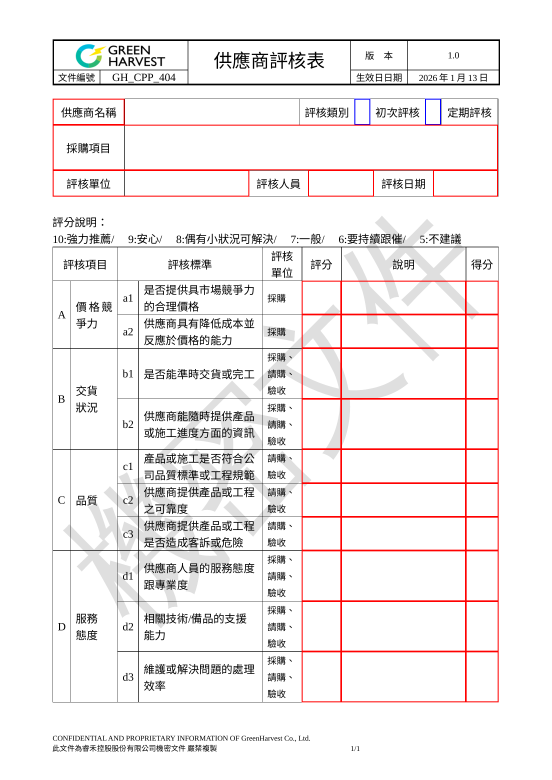
#> input picture calibration_check_p1.png, 1654 x 2339 px (shown at 1/3 size)
$ python -i extract_core.py   (imports and definitions only)
#> lines starting #> are read from the running program, lines starting #| are printed output that depends on the picture; after the words box and inside, x2 and y2 are one past the last pixel; in counts of white or black regions, pixels touching at a corner belong together
#> further down, picture is the input picture: PIL image 1654x2339 RGB; mean R, G, B 242.8, 238.5, 238.6
"""
判讀核心(不依賴 Streamlit)
------------------------------------------------
Streamlit 介面(streamlit_app.py)和判讀 API(api.py)共用這一份程式，
修正一次、兩邊同時生效。

包含：PDF/圖片轉頁面影像、依模板座標對齊與裁切、Vision OCR、勾選判斷、評核表分數檢查。
------------------------------------------------
"""

import json
import os
from io import BytesIO

from PIL import Image

from vision_utils import crop_field, ocr_text, ocr_digits_batch, is_checked, find_label_boxes
from auto_align import (compute_zone_transform, remap_box, compute_row_sequence, remap_box_row_sequence,
                        refine_column_divider, ocr_labels_to_line_seed, snap_cell_x, remap_x_row_local)

RENDER_DPI = 200  # 必須跟 templates/*.json 校正時使用的 DPI 一致
IMAGE_EXTS = (".png", ".jpg", ".jpeg", ".webp", ".bmp", ".tif", ".tiff")


# [4 lines left out: function _warn, not called in this run]


EVAL_ITEMS = ["a1", "a2", "b1", "b2", "c1", "c2", "c3", "d1", "d2", "d3"]
EVAL_BONUS = ["e1", "e2"]


# [43 lines left out: functions _num, check_eval_record, not called in this run]


NUMERIC_SUFFIXES = ("_評分", "_得分", "_加分")
_DIGIT_FIX = str.maketrans({"O": "0", "o": "0", "〇": "0", "Ｏ": "0", "D": "0", "l": "1", "I": "1", "|": "1", "｜": "1", "丨": "1",
                            "q": "9", "g": "9", "Z": "2", "z": "2", "S": "5", "s": "5", "b": "6", "B": "8", "T": "7", "ㄱ": "7", "$": "8", "&": "8",
                            **{chr(0xFF10 + i): str(i) for i in range(10)}, "．": "."})


# [7 lines left out: function clean_number, not called in this run]


def is_numeric_field(name: str) -> bool:
    return name.endswith(NUMERIC_SUFFIXES) or name == "評核總分"


# [9 lines left out: function load_template, not called in this run]


BASE_DIR = os.path.dirname(os.path.abspath(__file__))


# [13 lines left out: function _has_long_hline, not called in this run]


def deskew_page(page_img, max_angle=2.0):
    """
    把掃描歪斜的頁面轉正。用頁面上的橫線(表格框線)量出傾斜角度後反向旋轉。
    掃描檔常有 0.3~0.5 度的歪斜，橫跨整頁的格線左右兩端就會差 5~10px，
    細的格線在比對時會斷掉、找不到，改抓到旁邊較粗的線。
    做法：只留下橫線，在 ±max_angle 度內每 0.05 度試轉一次，挑橫線最「平」的角度。
    沒有橫線、或角度太小(<0.05 度)就原圖回傳。
    """
#> called with max_angle = 2
    import cv2
    import numpy as np
    gray = np.array(page_img.convert("L"))
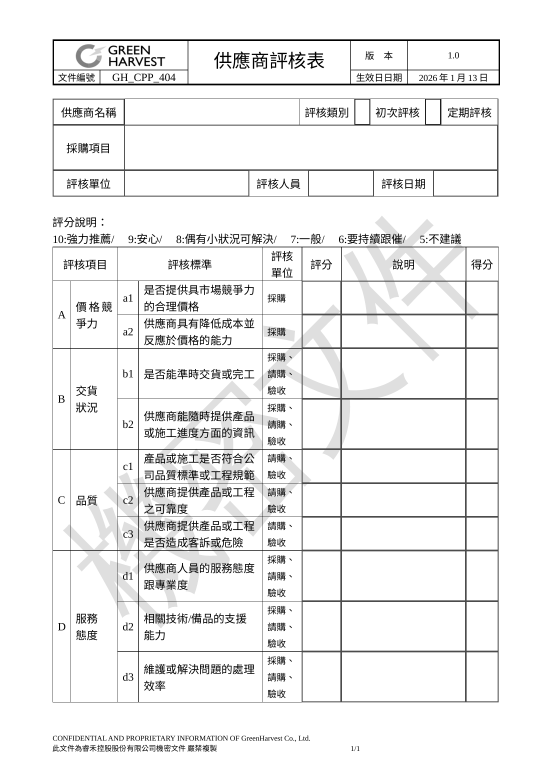
#> gray: shape (2339, 1654) (shown at 1/3 size); min 0, max 255, mean 239.8
    h, w = gray.shape
#> h = 2339; w = 1654
    ink = ((gray < 180) * 255).astype(np.uint8)
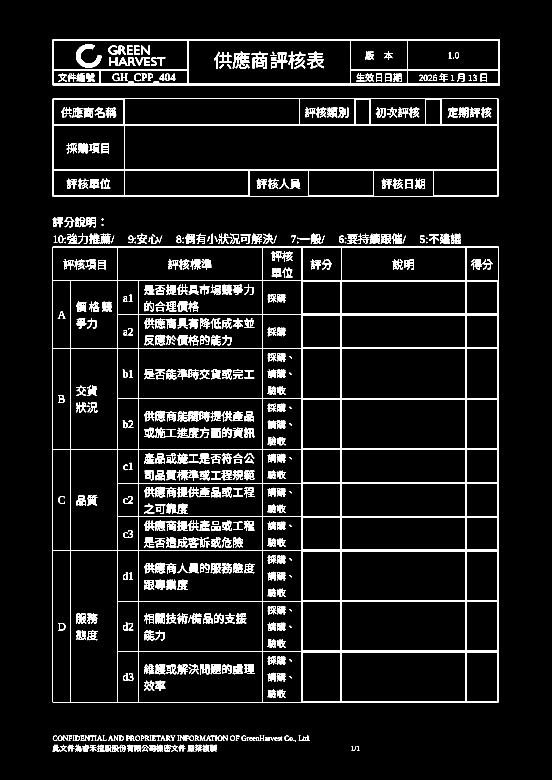
#> ink: shape (2339, 1654) (shown at 1/3 size); 6.5% white; 974 white regions (105 under 20 px), largest, box (x1, y1, x2, y2) and area: (158, 740, 1496, 2107) 70602, (158, 296, 1495, 590) 20665, (158, 118, 1500, 256) 16976
    lines = cv2.morphologyEx(ink, cv2.MORPH_OPEN, cv2.getStructuringElement(cv2.MORPH_RECT, (w // 10, 1)))
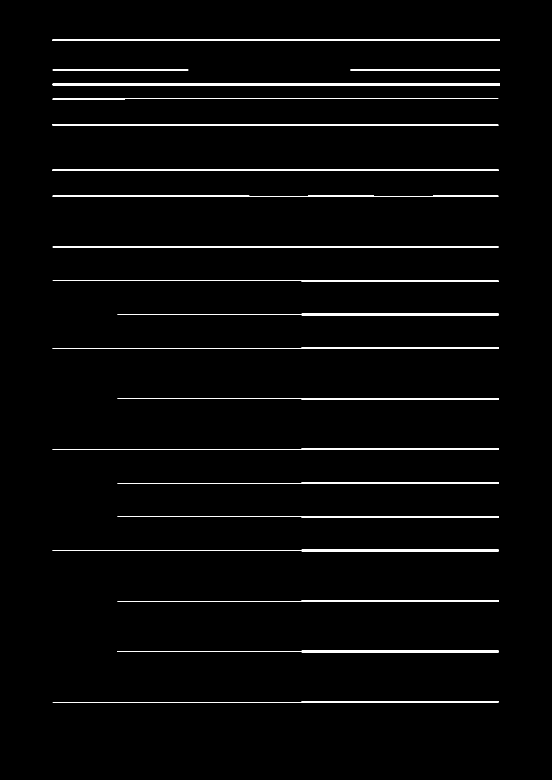
#> lines: shape (2339, 1654) (shown at 1/3 size); 1.9% white; 20 white regions, largest, box (x1, y1, x2, y2) and area: (158, 118, 1500, 123) 6710, (158, 251, 1500, 256) 6710, (158, 508, 1495, 513) 6332
    small = cv2.resize(lines, (w // 2, h // 2), interpolation=cv2.INTER_AREA).astype(np.float32)
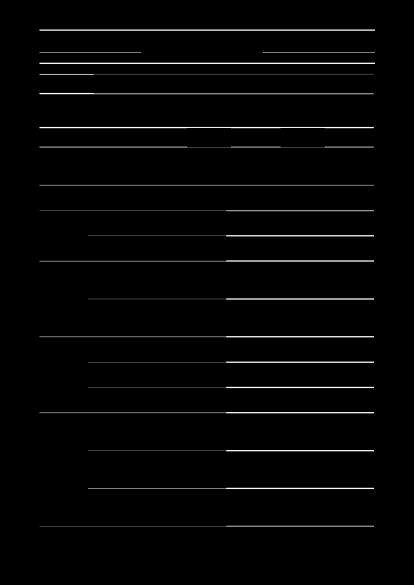
#> small: shape (1169, 827) float32 (shown at 1/2 size); min 0, max 255, mean 4.9
    if small.sum() == 0:
        return page_img
    # 逐一試轉角度，橫線全部轉平時，每一列的墨色加總會最集中(平方和最大)
    center = (small.shape[1] / 2, small.shape[0] / 2)
#> center = (413.5, 584.5)
    best_angle, best_score = 0.0, -1.0
    for angle in np.arange(-max_angle, max_angle + 1e-6, 0.05):
        m = cv2.getRotationMatrix2D(center, angle, 1.0)
        rotated = cv2.warpAffine(small, m, (small.shape[1], small.shape[0]))
        score = float((rotated.sum(axis=1) ** 2).sum())
        if score > best_score:
            best_angle, best_score = float(angle), score
#> this loop made 81 passes
#> (best_angle, best_score) on passes 1 to 12: (-2, 6.5e+10), (-1.95, 6.63e+10), (-1.9, 6.76e+10), (-1.85, 6.91e+10), (-1.8, 7.07e+10), (-1.75, 7.25e+10), (-1.7, 7.44e+10), (-1.65, 7.65e+10), (-1.6, 7.87e+10), (-1.55, 8.1e+10), (-1.5, 8.35e+10), (-1.45, 8.61e+10)
#> score on passes 42 to 47: 4.67e+11, 4.18e+11, 3.8e+11, 3.5e+11, 3.18e+11, 2.87e+11
#> pass 1, in deskew_page, `rotated = cv2.warpAffine(small, m, (small.shape[1], small.shape[0]))`:
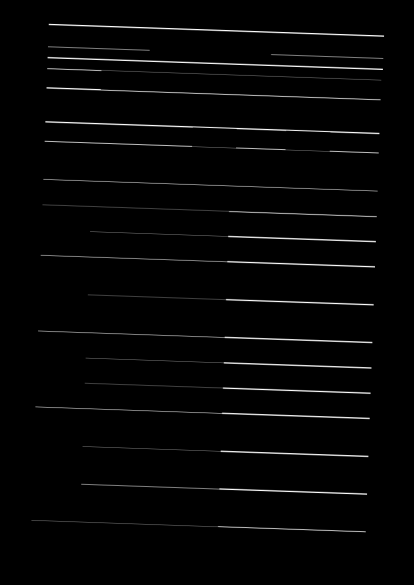
#> rotated: shape (1169, 827) float32 (shown at 1/2 size); min 0, max 255, mean 4.9
#> after the loop, best_angle = 1.78e-15; best_score = 5.26e+11
    angle = best_angle
#> angle = 1.78e-15
    if abs(angle) < 0.05:
        return page_img
    # 用 NEAREST 旋轉：細格線不會被內插糊成淺灰色而在之後的比對中斷掉
    return page_img.rotate(angle, resample=Image.NEAREST, fillcolor=(255, 255, 255))


# [242 lines left out: functions pick_template_version, pdf_to_images, get_field_page_image, compute_ocr_y_seed, resolve_box, run_extraction and 3 more, not called in this run]

>>> from PIL import Image
>>> picture = Image.open('calibration_check_p1.png')
>>> result = deskew_page(picture)

$ run again, on calibration_check_p2.png
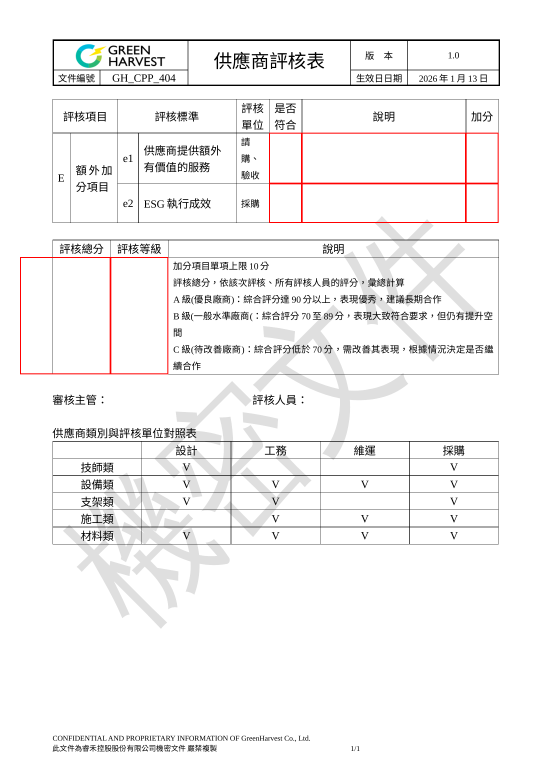
#> input picture calibration_check_p2.png, 1654 x 2339 px (shown at 1/3 size)
#> picture is the input picture: PIL image 1654x2339 RGB; mean R, G, B 244.9, 243.8, 243.8
#> in deskew_page, `ink = ((gray < 180) * 255).astype(np.uint8)`:
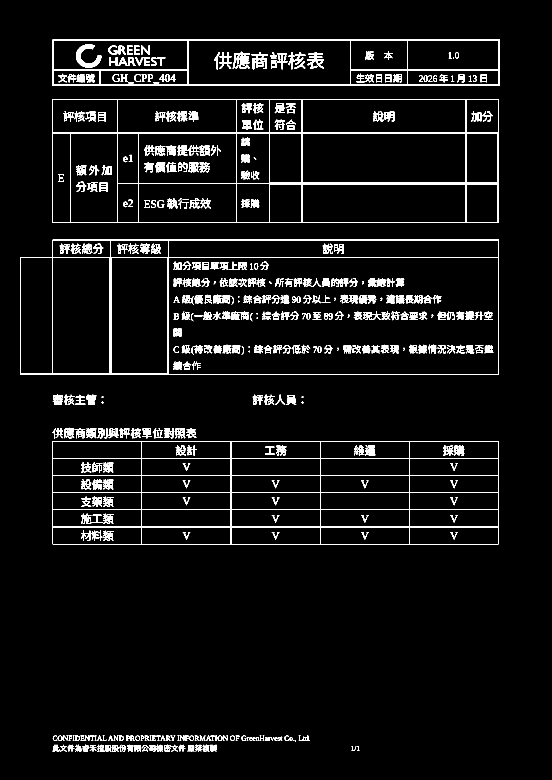
#> ink: shape (2339, 1654) (shown at 1/3 size); 4.2% white; 802 white regions (132 under 20 px), largest, box (x1, y1, x2, y2) and area: (158, 297, 1496, 669) 17983, (158, 1323, 1496, 1633) 15780, (158, 118, 1500, 258) 15682
#> lines: shape (2339, 1654); 1.2% white; 18 white regions, largest, box (x1, y1, x2, y2) and area: (158, 118, 1500, 123) 6710, (158, 254, 1500, 258) 5368, (352, 548, 1496, 553) 3900
#> the loop in deskew_page, `for angle in np.arange(-max_angle, max_angle + 1e-6, 0.05):` made 81 passes
#> (best_angle, best_score) on passes 1 to 8: (-2, 2.94e+10), (-1.95, 2.99e+10), (-1.9, 3.06e+10), (-1.85, 3.13e+10), (-1.8, 3.21e+10), (-1.75, 3.29e+10), (-1.7, 3.37e+10), (-1.65, 3.47e+10)
#> pass 1, in deskew_page, `rotated = cv2.warpAffine(small, m, (small.shape[1], small.shape[0]))`:
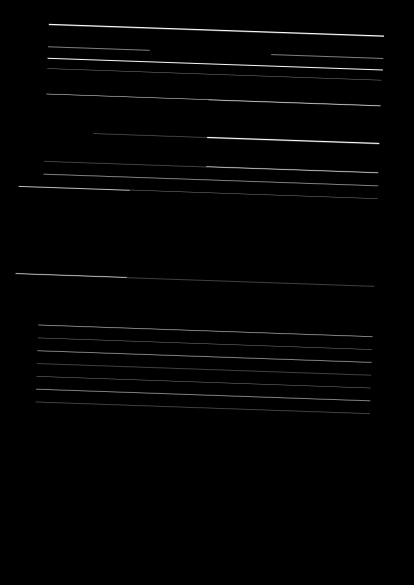
#> rotated: shape (1169, 827) float32 (shown at 1/2 size); min 0, max 255, mean 3
#> after the loop in deskew_page, `for angle in np.arange(-max_angle, max_angle + 1e-6, 0.05):`: best_angle = 1.78e-15; best_score = 3.11e+11
#> angle = 1.78e-15

$ run again, on v3_check_p1.png
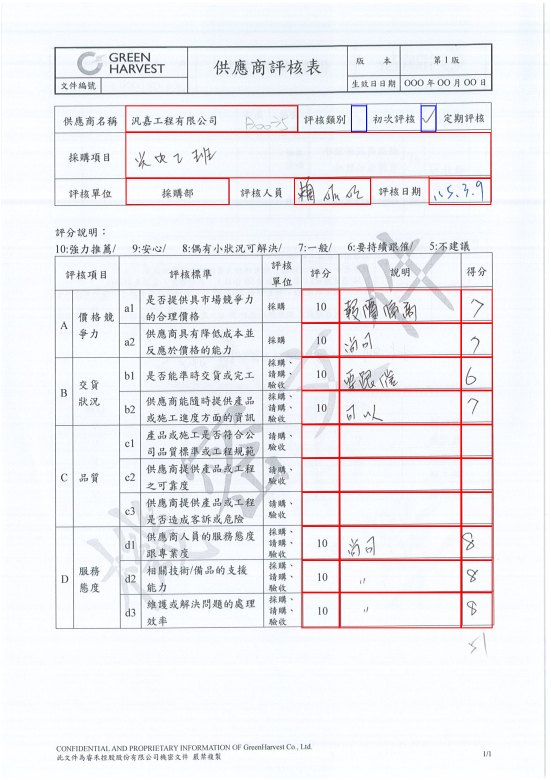
#> input picture v3_check_p1.png, 1653 x 2339 px (shown at 1/3 size)
#> picture is the input picture: PIL image 1653x2339 RGB; mean R, G, B 239.3, 238.1, 241.6
#> in deskew_page, `ink = ((gray < 180) * 255).astype(np.uint8)`:
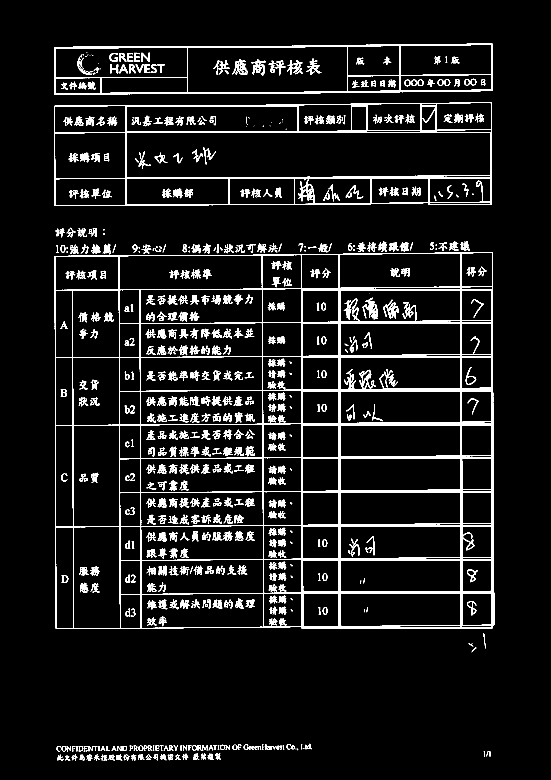
#> ink: shape (2339, 1653) (shown at 1/3 size); 6.5% white; 998 white regions (186 under 20 px), largest, box (x1, y1, x2, y2) and area: (164, 757, 1483, 1887) 91191, (163, 307, 1476, 618) 26652, (163, 130, 1478, 284) 16169
#> lines: shape (2339, 1653); 2.1% white; 33 white regions, largest, box (x1, y1, x2, y2) and area: (163, 132, 1477, 145) 5709, (163, 271, 1478, 283) 5591, (164, 532, 1475, 537) 5139
#> the loop in deskew_page, `for angle in np.arange(-max_angle, max_angle + 1e-6, 0.05):` made 81 passes
#> (best_angle, best_score) on passes 1 to 8: (-2, 8.83e+10), (-1.95, 9.05e+10), (-1.9, 9.28e+10), (-1.85, 9.53e+10), (-1.8, 9.79e+10), (-1.75, 1.01e+11), (-1.7, 1.04e+11), (-1.65, 1.07e+11)
#> pass 1, in deskew_page, `rotated = cv2.warpAffine(small, m, (small.shape[1], small.shape[0]))`:
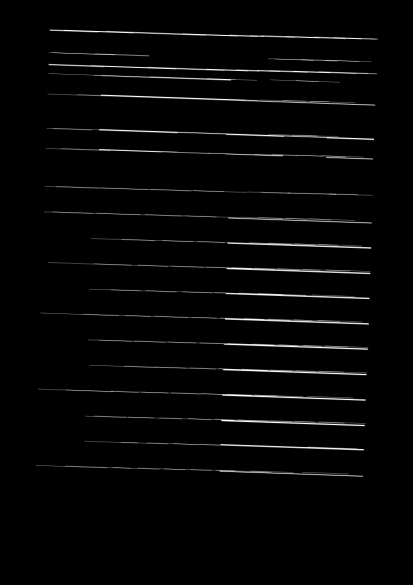
#> rotated: shape (1169, 826) float32 (shown at 1/2 size); min 0, max 255, mean 5.5
#> after the loop in deskew_page, `for angle in np.arange(-max_angle, max_angle + 1e-6, 0.05):`: best_angle = 1.78e-15; best_score = 3.91e+11
#> angle = 1.78e-15

$ run again, on v3_check_p2.png
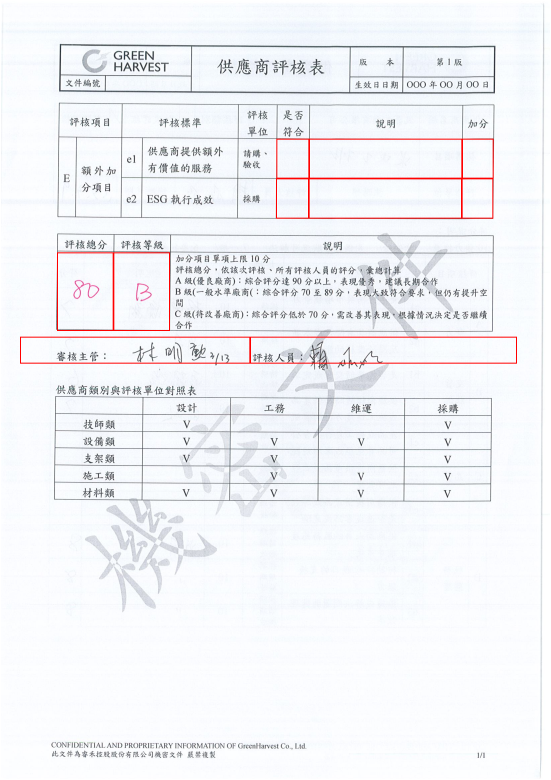
#> input picture v3_check_p2.png, 1653 x 2339 px (shown at 1/3 size)
#> picture is the input picture: PIL image 1653x2339 RGB; mean R, G, B 241.7, 242.6, 246
#> in deskew_page, `ink = ((gray < 180) * 255).astype(np.uint8)`:
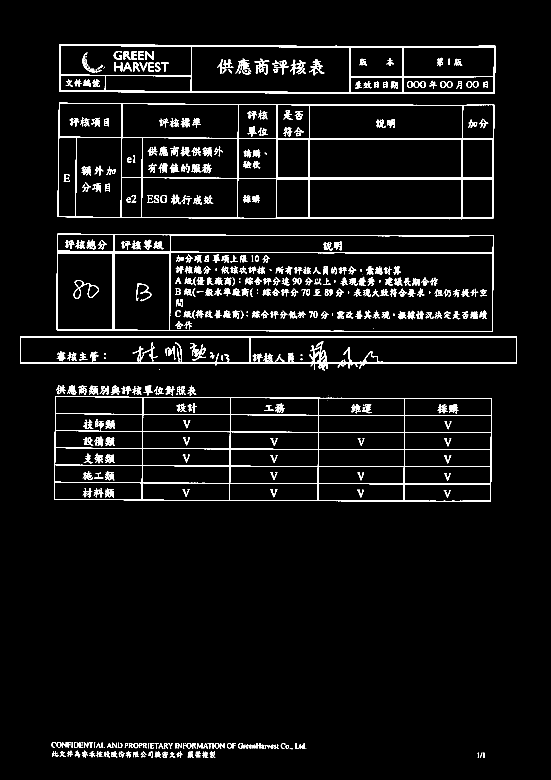
#> ink: shape (2339, 1653) (shown at 1/3 size); 4.2% white; 756 white regions (138 under 20 px), largest, box (x1, y1, x2, y2) and area: (173, 308, 1483, 658) 21546, (162, 1188, 1475, 1504) 20806, (177, 132, 1486, 281) 15916
#> lines: shape (2339, 1653); 1.5% white; 20 white regions, largest, box (x1, y1, x2, y2) and area: (177, 272, 1485, 281) 5424, (179, 134, 1486, 143) 5413, (60, 1010, 1551, 1013) 4473
#> the loop in deskew_page, `for angle in np.arange(-max_angle, max_angle + 1e-6, 0.05):` made 81 passes
#> (best_angle, best_score) on passes 1 to 8: (-2, 3.89e+10), (-1.95, 3.96e+10), (-1.9, 4.03e+10), (-1.85, 4.12e+10), (-1.8, 4.2e+10), (-1.75, 4.3e+10), (-1.7, 4.39e+10), (-1.65, 4.49e+10)
#> after the loop in deskew_page, `for angle in np.arange(-max_angle, max_angle + 1e-6, 0.05):`: best_angle = 0.2; best_score = 2.9e+11
#> angle = 0.2
#> in deskew_page, `return page_img.rotate(angle, resample=Image.NEAREST, fillcolor=(255, ..`:
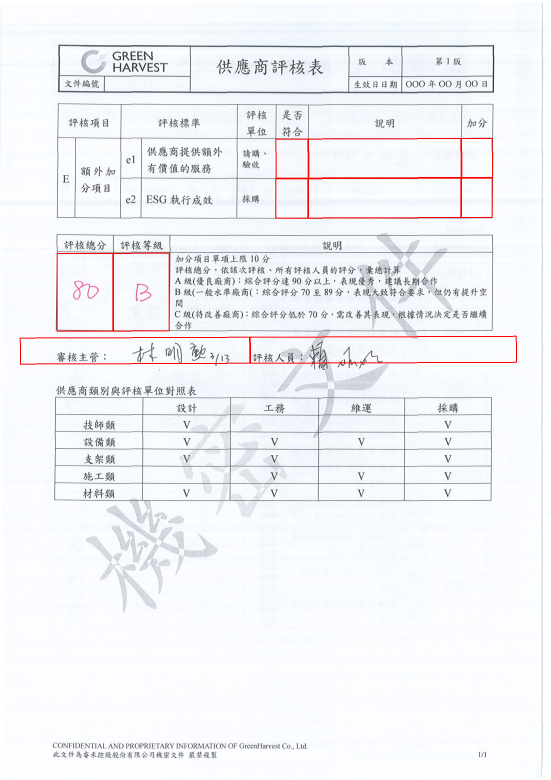
#> returned value: PIL image 1653x2339 RGB (shown at 1/3 size); mean R, G, B 241.7, 242.6, 246
